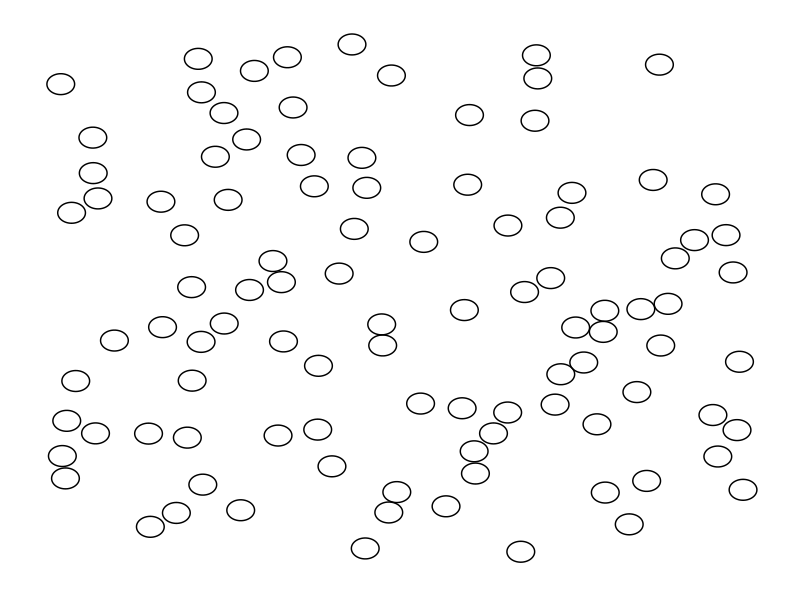
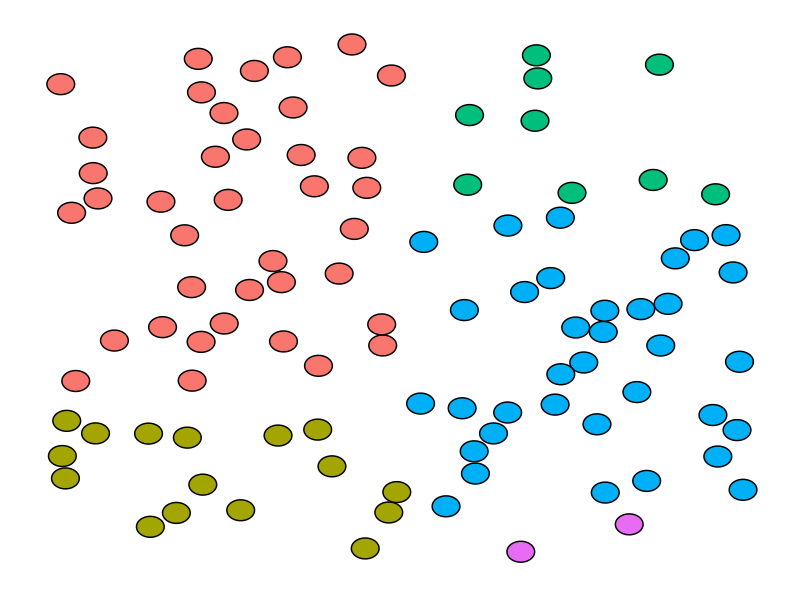
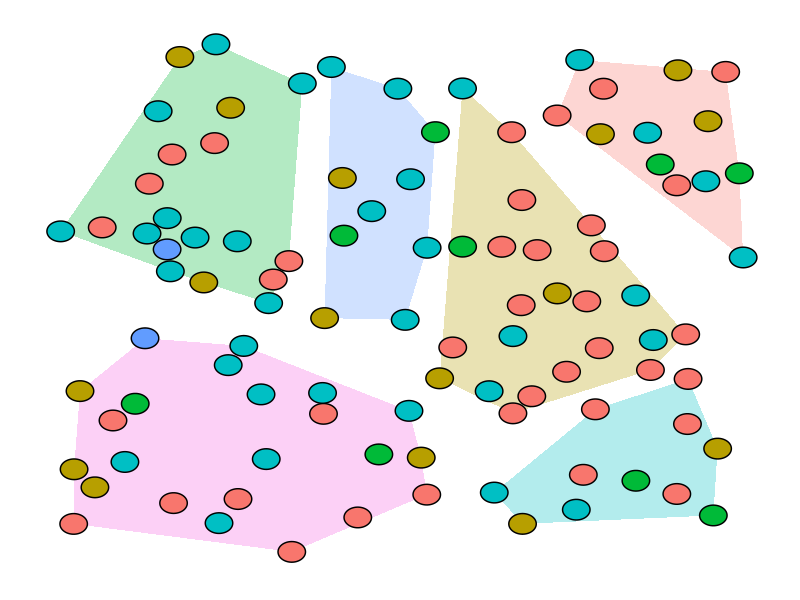
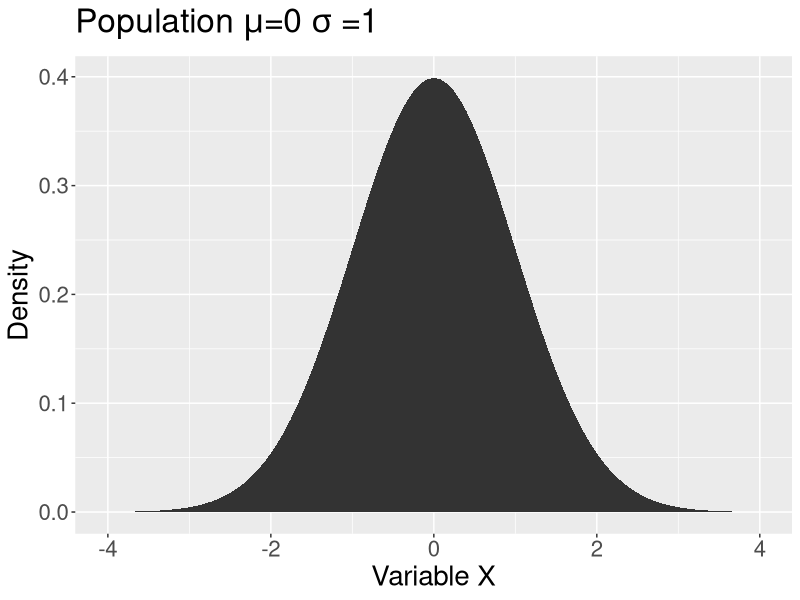
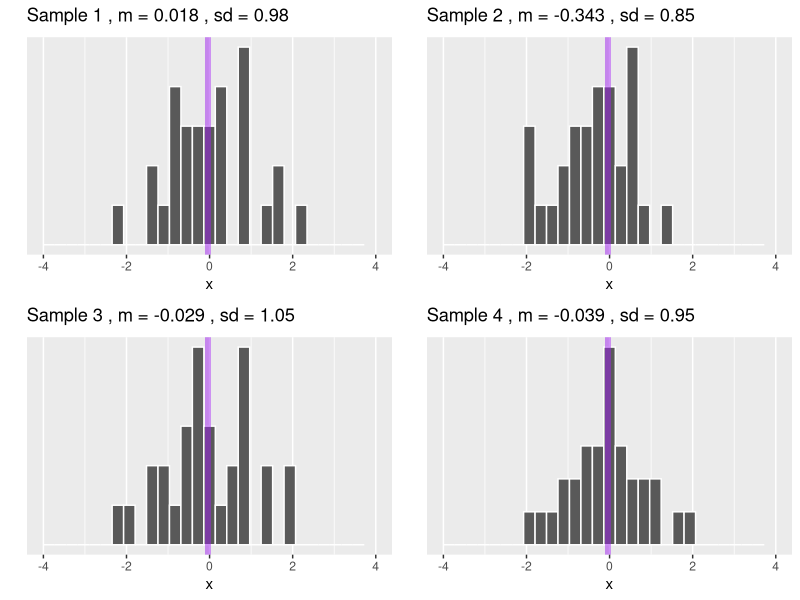
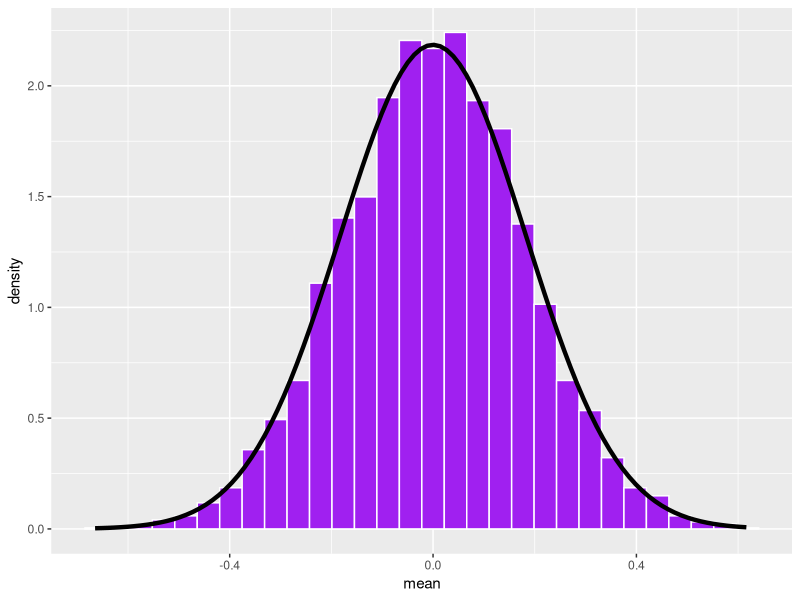
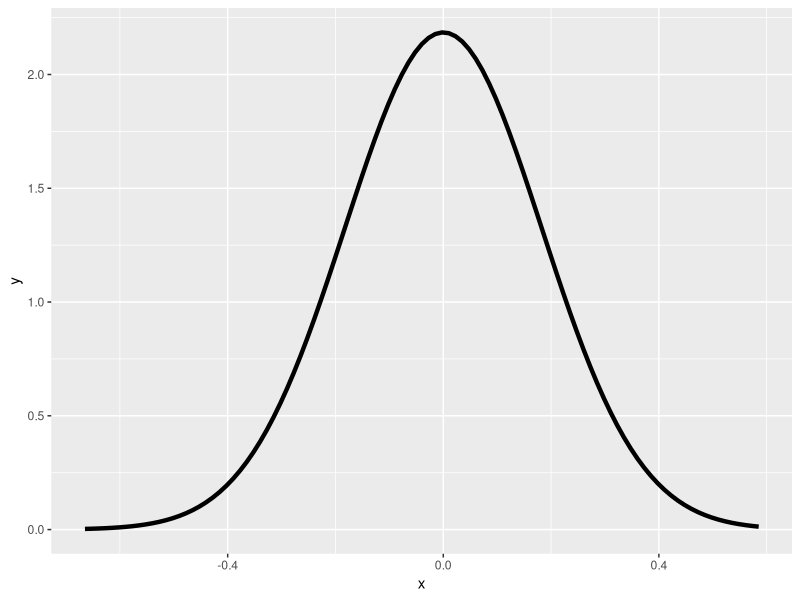
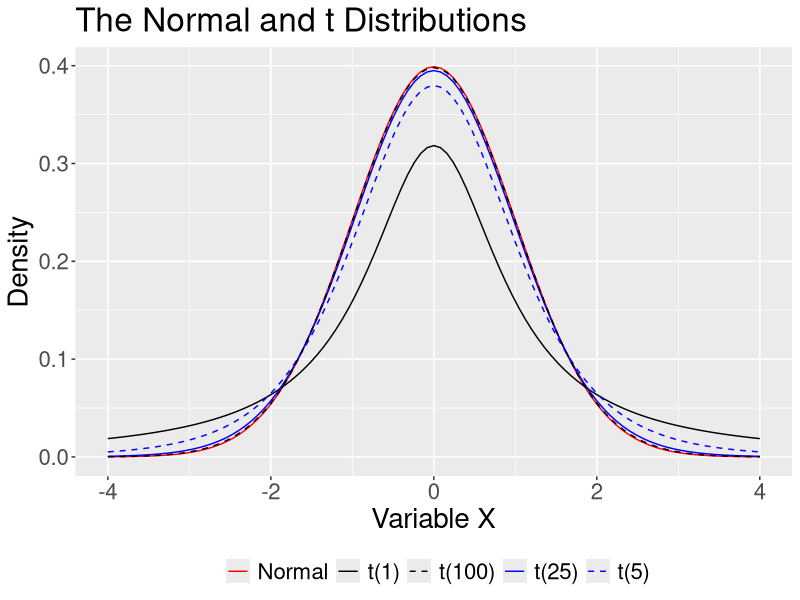

Source code (R) for these figures, in order:
## ---- chunk 1
library(tidyverse) #plotting
library(ggforce) # for plotting circles

set.seed(102919)

n = 100 # how many circles
r = .02 # radius of circles
x = rep(0, n) # vectors to hold coordinates of the centers of circles
y = rep(0, n)

x[1] = runif(1) #random x for the first circle
y[1] = runif(1) # random y for the first circle

for(i in 2:n){ # for the rest of the circles
  overlap = 1 #set overlap to something that has a length greater than 0 (lots of stuff will work here)
  while(length(overlap > 0)){ # so long as overlap remains an object with nonzero length
    new.x = runif(1) # get a random x
    new.y = runif(1) # get a random y
    distance = sqrt((x[1:i-1] - new.x)^2 + (y[1:i-1] - new.y)^2) # calculate euclidean distance from all the points estimated before this one
    overlap = which(distance <= r*2) # how many of these circles have centers that are less than twice the length of the radius away from another center (i.e, how many existing circles will this one overlap with)
  }
  #once the number of overlaps is 0
  x[i] = new.x  # assign value of x to vector
  y[i] = new.y  # assign value of y to vector
}

#dataframe
circles = data.frame(x = x, y = y, r = r)
## ---- chunk 2
circles %>%
  ggplot() +
  geom_circle(aes(x0 = x, y0 = y, r = r)) +
  theme_no_axes() + theme(panel.border = element_blank())
## ---- chunk 3
color_circles  = circles %>%
  mutate(color = case_when(
    x < .5  & y > .3 ~ "1",
    x < .5 & y <= .3 ~ "2",
    x >= .5 & y > .7 ~ "3",
    x >= .5 & y <= .7 & y > .1 ~ "4",
    x >= .5 & y <= .1 ~ "5"))

tab_color = table(color_circles$color)
## ---- chunk 4
color_circles %>%
  ggplot() +
  geom_circle(aes(x0 = x, y0 = y, r = r, fill = color)) +
  guides(fill = FALSE) +
  theme_no_axes() + theme(panel.border = element_blank())
## ---- chunk 5
set.seed(1029191)

n = 100 # how many circles
r = .02 # radius of circles
x = rep(0, n) # vectors to hold coordinates of the centers of circles
y = rep(0, n)

x[1] = runif(1) #random x for the first circle
y[1] = runif(1) # random y for the first circle

for(i in 2:n){ # for the rest of the circles
  overlap = 1 #set overlap to something that has a length greater than 0 (lots of stuff will work here)
  while(length(overlap > 0)){ # so long as overlap remains an object with nonzero length
    new.x = runif(1) # get a random x
    new.y = runif(1) # get a random y
    distance = sqrt((x[1:i-1] - new.x)^2 + (y[1:i-1] - new.y)^2) # calculate euclidean distance from all the points estimated before this one
    overlap = which(distance <= r*2) # how many of these circles have centers that are less than twice the length of the radius away from another center (i.e, how many existing circles will this one overlap with)
  }
  #once the number of overlaps is 0
  x[i] = new.x  # assign value of x to vector
  y[i] = new.y  # assign value of y to vector
}

#dataframe
new_circles = data.frame(x = x, y = y, r = r)
new_circles$color = c(rep("1", tab_color["1"]),
                     rep("2", tab_color["2"]),
                     rep("3", tab_color["3"]),
                     rep("4", tab_color["4"]),
                     rep("5", tab_color["5"]))

#create random clusters
clust.x = runif(n = 6)
clust.y = runif(n = 6)

#use distance from clusters to find closest cluster
closest.cluster = function(x, y){
  dist = sqrt((x-clust.x)^2 + (y-clust.y)^2)
  cluster = which(dist == min(dist)) 
  return(cluster)
}

new_circles = new_circles %>%
  mutate(cluster = map2_chr(x,y, closest.cluster)) 

hulls = new_circles %>%
  group_by(cluster) %>%
  nest() %>%
  mutate(hull = map(data, chull)) %>%
  mutate(data = map2(data, hull, function(x,y) x[y,])) %>%
  select(-hull) %>%
  unnest()

new_circles %>%
  ggplot() +
  geom_polygon(aes(x = x, y = y, fill = cluster), data = hulls, alpha = .3)+
  geom_circle(aes(x0 = x, y0 = y, r = r, fill = color)) +
  guides(fill = FALSE) +
  theme_no_axes() + theme(panel.border = element_blank())

## ---- chunk 6
ggplot(data.frame(x = seq(-4, 4)), aes(x)) +
  stat_function(fun = function(x) dnorm(x), geom = "area") +
  scale_x_continuous("Variable X") +
  scale_y_continuous("Density") +
  labs(title = expression(Population~mu*"=0"~sigma~"=1"))+
  theme(text = element_text(size = 20))

## ---- chunk 7
library(ggpubr) #for multiple plots
sample_size = 30
set.seed(101919)
for(i in 1:4){
  sample = rnorm(n = sample_size)
  m = round(mean(sample),3)
  s = round(sd(sample),2)
  p = data.frame(x = sample) %>%
    ggplot(aes(x = x)) +
    geom_histogram(color = "white") +
    geom_vline(aes(xintercept = m), color = "purple", size = 2, alpha = .5)+
    scale_x_continuous(limits = c(-4,4)) +
    scale_y_continuous("", breaks = NULL) +
    labs(title = as.expression(bquote("Sample"~.(i)~", m ="~.(m)~", sd ="~.(s))))
  assign(paste0("p",i), p)
}

ggarrange(p1,p2,p3,p4, ncol =2, nrow = 2)
## ---- chunk 8
reps = 5000
means = rep(0, reps)
se = 1/sqrt(sample_size)
set.seed(101919)
for(i in 1:reps){
  means[i] = mean(rnorm(n = sample_size))
}
data.frame(mean = means) %>%
  ggplot(aes(x = mean)) + 
  geom_histogram(aes(y = ..density..), 
                 fill = "purple", 
                 color = "white") +  
  stat_function(fun = function(x) dnorm(x, mean = 0, sd = se), inherit.aes = F, size = 1.5) 
## ---- chunk 9

## ---- chunk 10
ggplot(data.frame(x = seq(min(means), max(means), by = .05)), aes(x)) +
  stat_function(fun = function(x) dnorm(x, mean = 0, sd = se), size = 1.5) 
## ---- chunk 11
ggplot(data.frame(x = seq(-4, 4)), aes(x)) +
  stat_function(fun = function(x) dnorm(x), 
                aes(color = "Normal", linetype = "Normal")) +
  stat_function(fun = function(x) dt(x, df = 1), 
                aes(color = "t(1)", linetype = "t(1)")) +
  stat_function(fun = function(x) dt(x, df = 5), 
                aes(color = "t(5)", linetype = "t(5)")) +
  stat_function(fun = function(x) dt(x, df = 25), 
                aes(color = "t(25)", linetype = "t(25)")) +
  stat_function(fun = function(x) dt(x, df = 100), 
                aes(color = "t(100)", linetype = "t(100)")) + 
  scale_x_continuous("Variable X") +
  scale_y_continuous("Density") +
  scale_color_manual("", 
                     values = c("red", "black", "black", "blue", "blue")) +
  scale_linetype_manual("", 
                        values = c("solid", "solid", "dashed", "solid", "dashed")) +
  ggtitle("The Normal and t Distributions") +
  theme(text = element_text(size=20),legend.position = "bottom")
## ---- chunk 12
reps = 5000

sizes = seq(5,200,5)

prop = rep(0, length(sizes))
prop_sig  = rep(0, length(sizes))

set.seed(101919)

for(n in 1:length(sizes)){
  sample_size = sizes[n]
  correct = vector(length = reps)
  correct_sig = vector(length = reps)
  for(i in 1:reps){
    sample = rnorm(sample_size)
    m = mean(sample)
    s = sd(sample)
    sm = s/sqrt(sample_size)
    lb = m-(1.96*sm)
    ub = m+(1.96*sm)
    missed = lb > 0 | ub < 0
  correct[i] = !missed
  
    sigma = 1
    sm_sig = sigma/sqrt(sample_size)
    lb_sig = m-(1.96*sm_sig)
    ub_sig = m+(1.96*sm_sig)
    missed_sig = lb_sig > 0 | ub_sig < 0
  correct_sig[i] = !missed_sig
  }
  prop[n] = sum(correct)/reps
  prop_sig[n] = sum(correct_sig)/reps

}

data.frame(n = sizes, p = prop, ps = prop_sig) %>%
  gather("estimate", "value", -n) %>%
  mutate(estimate = ifelse(estimate == "p", "Estimate of sigma", "Sigma")) %>%
  ggplot(aes(x = n, y = value, color = estimate)) +
  geom_smooth( se = F) +
  geom_hline(aes(yintercept = .95), color = "black") +
  scale_color_discrete("How do you calculate SEM?") +
  labs(x = "Sample size", y = "Proportion of CIs that contain the population mean") +
  theme(text = element_text(size = 20), legend.position = "bottom")

## ---- chunk 13
M = 90
SD = 8
N = 100

sem = SD/sqrt(N)

ci_lb_z = M - sem * qnorm(p = .975)
ci_ub_z = M + sem * qnorm(p = .975)
print(c(ci_lb_z, ci_ub_z))


ci_lb_z = M - sem * qt(p = .975, df = N-1)
ci_ub_z = M + sem * qt(p = .975, df = N-1)
print(c(ci_lb_z, ci_ub_z))
## ---- chunk 14
M = 83.4
SD = 10.6
N = 26

sem = SD/sqrt(N)

ci_lb_z = M - sem * qnorm(p = .975)
ci_ub_z = M + sem * qnorm(p = .975)
print(c(ci_lb_z, ci_ub_z))


ci_lb_z = M - sem * qt(p = .975, df = N-1)
ci_ub_z = M + sem * qt(p = .975, df = N-1)
print(c(ci_lb_z, ci_ub_z))
